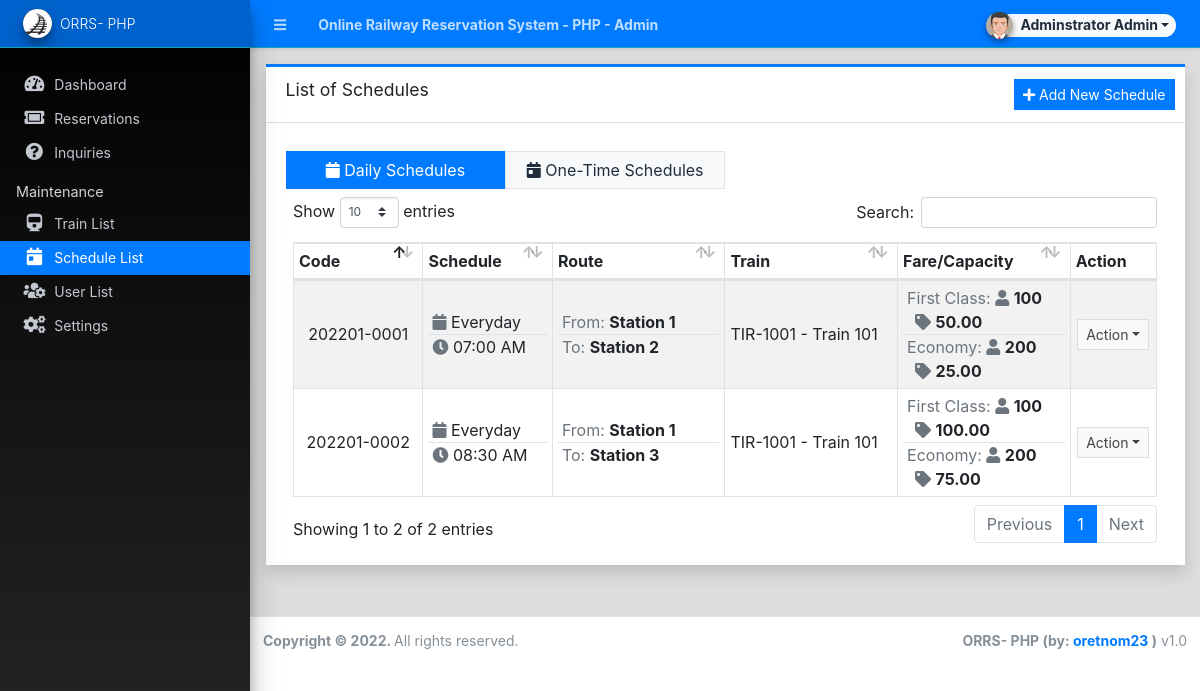
Page /admin/?page=schedules (signed in) on the earlier database version.
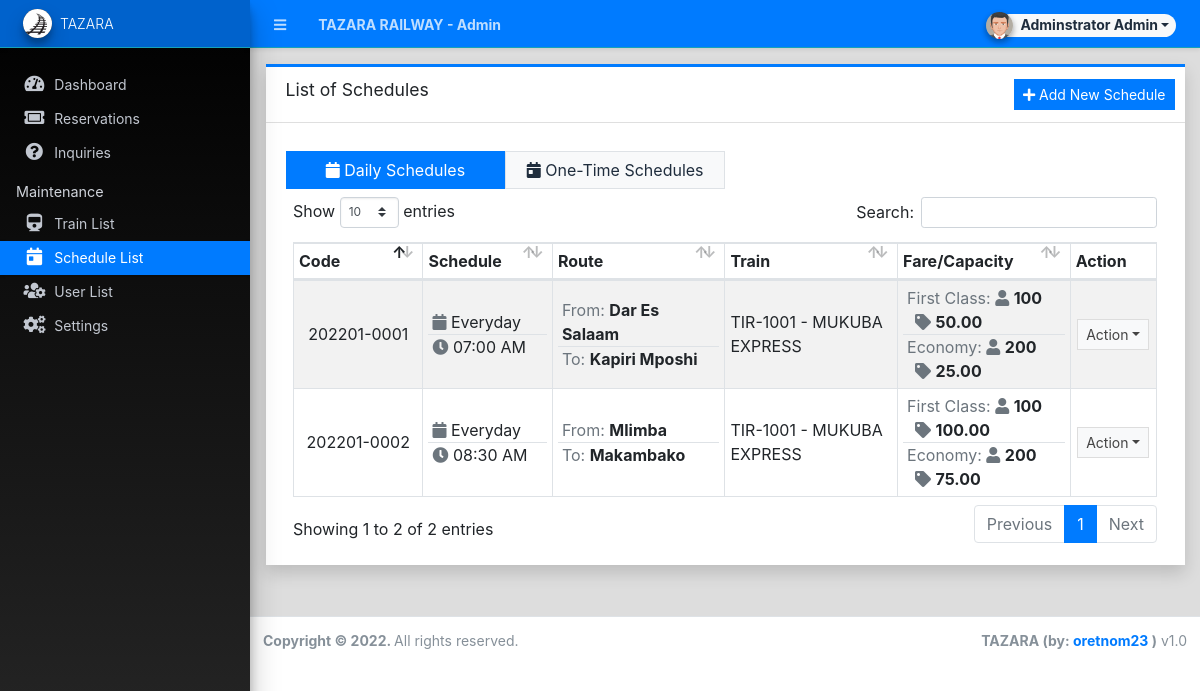
Same page on the later database version.
### tables this page shows
CREATE TABLE `schedule_list` (
  `id` int(30) NOT NULL,
  `code` varchar(100) NOT NULL,
  `train_id` int(30) NOT NULL,
  `route_from` text NOT NULL,
  `route_to` text NOT NULL,
  `type` tinyint(1) NOT NULL DEFAULT 1 COMMENT '1 = daily, 2= One-Time Schedule',
  `date_schedule` date DEFAULT NULL,
  `time_schedule` time NOT NULL,
  `first_class_fare` float NOT NULL DEFAULT 0,
  `economy_fare` float NOT NULL DEFAULT 0,
  `delete_flag` tinyint(1) NOT NULL DEFAULT 0,
  `date_created` datetime NOT NULL DEFAULT current_timestamp(),
  `date_updated` datetime DEFAULT NULL ON UPDATE current_timestamp(),
  `Payment` varchar(10) NOT NULL,
  `Payment No` int(10) DEFAULT NULL
);

### config.php (called while the page is built, shortened)
<?php
require_once('classes/DBConnection.php');
require_once('classes/SystemSettings.php');
function validate_image($file){
	if(!empty($file)){
        $ex = explode('?',$file);
        $file = $ex[0];
        $param =  isset($ex[1]) ? '?'.$ex[1]  : '';
		if(is_file(base_app.$file)){
			return base_url.$file.$param;
		}else{
			return base_url.'dist/img/no-image-available.png';
		}
	}else{
		return base_url.'dist/img/no-image-available.png';
	}
}
function isMobileDevice(){
    $aMobileUA = array(
        '/iphone/i' => 'iPhone',
        '/ipod/i' => 'iPod',
        '/ipad/i' => 'iPad',
        '/android/i' => 'Android',
        '/blackberry/i' => 'BlackBerry',
        '/webos/i' => 'Mobile'
    );
    return false;
}
?>

### classes/DBConnection.php (called while the page is built, shortened)
<?php
class DBConnection{
    private $host = DB_SERVER;
    private $username = DB_USERNAME;
    private $password = DB_PASSWORD;
    private $database = DB_NAME;
    public $conn;
    public function __construct(){
        if (!isset($this->conn)) {
            $this->conn = new mysqli($this->host, $this->username, $this->password, $this->database);
        }
    }
}
?>

### classes/SystemSettings.php (called while the page is built, shortened)
<?php
class SystemSettings extends DBConnection{
	function userdata($field = ''){
		if(!empty($field)){
			if(isset($_SESSION['userdata'][$field]))
				return $_SESSION['userdata'][$field];
			else
				return null;
		}else{
			return false;
		}
	}
	function info($field=''){
		if(!empty($field)){
			if(isset($_SESSION['system_info'][$field]))
				return $_SESSION['system_info'][$field];
			else
				return false;
		}else{
			return false;
		}
	}
}
$_settings = new SystemSettings();
?>

### admin/schedules/index.php (the view, shortened to what this page needs)
<?php
$type = isset($_GET['type']) ? $_GET['type'] : 1;
?>
<div class="card card-outline card-primary rounded-0 shadow">
	<div class="card-header">
		<h3 class="card-title">List of Schedules</h3>
		<div class="card-tools">
			<a href="javascript:void(0)" id="create_new" class="btn btn-flat btn-sm btn-primary"><span class="fas fa-plus"></span>  Add New Schedule</a>
		</div>
	</div>
	<div class="card-body">
        <div class="container-fluid">
			<div class="row my-2">
				<a href="./?page=schedules" class="btn btn-flat col-md-3 text-center <?= $type == 1 ? "btn-primary" : 'btn-light border' ?>"><i class="fa fa-calendar"></i> Daily Schedules</a>
				<a href="./?page=schedules&type=2" class="btn btn-flat col-md-3 text-center <?= $type == 2 ? "btn-primary" : 'btn-light border' ?>"><i class="fa fa-calendar-day"></i> One-Time Schedules</a>
			</div>
			<table class="table table-hover table-striped table-bordered">
				<colgroup>
					<col width="15%">
					<col width="15%">
					<col width="20%">
					<col width="20%">
					<col width="20%">
					<col width="10%">
				</colgroup>
				<thead>
					<tr>
						<th>Code</th>
						<th>Schedule</th>
						<th>Route</th>
						<th>Train</th>
						<th>Fare/Capacity</th>
						<th>Action</th>
					</tr>
				</thead>
				<tbody>
					<?php
						$trains = $conn->query("SELECT *,Concat(code,' - ',`name`) as train FROM `train_list` where id in (SELECT train_id FROM `schedule_list` where delete_flag = 0 and `type` = '{$type}')");
						$res = $trains->fetch_all(MYSQLI_ASSOC);
						$train_fcf_arr = array_column($res,'first_class_capacity','id');
						$train_ef_arr = array_column($res,'economy_capacity','id');
						$train_arr = array_column($res,'train','id');
						$qry = $conn->query("SELECT * from `schedule_list` where delete_flag = 0 and `type` = '{$type}' order by unix_timestamp(`date_created`) asc ");
						while($row = $qry->fetch_assoc()):
					?>
						<tr>
							<td class="text-center px-1"><?= $row['code'] ?></td>
							<td class="px-0">
								<?php if($row['type'] == 1): ?>
								<div class="px-1 border-bottom"><span class="text-muted fa fa-calendar"></span> Everyday</div>
								<?php else: ?>
								<div class="px-1 border-bottom"><span class="text-muted fa fa-calendar-day"></span> <?= date("M d, Y",strtotime($row['date_schedule'])) ?></div>
								<?php endif; ?>
								<div class="px-1"><span class="text-muted fa fa-clock"></span> <?= date("h:i A",strtotime($row['time_schedule'])) ?></div>
							</td>
							<td class="px-0">
								<div class="px-1 border-bottom"><span class="text-muted">From:</span> <b><?= $row['route_from'] ?></b></div>
								<div class="px-1"><span class="text-muted">To:</span> <b><?= $row['route_to'] ?></b></div>
							</td>
							<td class="px-1"><?php echo isset($train_arr[$row['train_id']]) ? $train_arr[$row['train_id']] : "N/A" ?></td>
							<td class="px-0">
								<div class="px-1 border-bottom"><span class="text-muted">First Class:</span> <span class="text-muted fa fa-user"></span> <b><?= isset($train_fcf_arr[$row['train_id']]) ? $train_fcf_arr[$row['train_id']] : 0 ?></b> <span class="text-muted ml-2 fa fa-tag"></span> <b><?= rtrim(number_format($row['first_class_fare'],2),'.') ?></b></div>
								<div class="px-1"><span class="text-muted">Economy:</span> <span class="text-muted fa fa-user"></span> <b><?= isset($train_ef_arr[$row['train_id']]) ? $train_ef_arr[$row['train_id']] : 0 ?></b> <span class="text-muted ml-2 fa fa-tag"></span> <b><?= rtrim(number_format($row['economy_fare'],2),'.') ?></b></div>
							</td>
							<td class="px-1" align="center">
								 <button type="button" class="btn btn-flat btn-default btn-sm dropdown-toggle dropdown-icon" data-toggle="dropdown">
				                  		Action
				                  </button>
							</td>
						</tr>
					<?php endwhile; ?>
				</tbody>
			</table>
		</div>
	</div>
</div>

### admin/index.php (shortened to what this page needs)
<?php require_once('../config.php'); ?>
 <!DOCTYPE html>
<html lang="en" class="" style="height: auto;">
<?php require_once('inc/header.php') ?>
  <body class="sidebar-mini layout-fixed control-sidebar-slide-open layout-navbar-fixed sidebar-mini-md sidebar-mini-xs" data-new-gr-c-s-check-loaded="14.991.0" data-gr-ext-installed="" style="height: auto;">
    <div class="wrapper">
     <?php require_once('inc/topBarNav.php') ?>
     <?php require_once('inc/navigation.php') ?>
     <?php $page = isset($_GET['page']) ? $_GET['page'] : 'home';  ?>
      <div class="content-wrapper pt-3" style="min-height: 567.854px;">
        <section class="content ">
          <div class="container-fluid">
            <?php
              if(!file_exists($page.".php") && !is_dir($page)){
                  include '404.html';
              }else{
                if(is_dir($page))
                  include $page.'/index.php';
                else
                  include $page.'.php';
              }
            ?>
          </div>
        </section>
      </div>
      <?php require_once('inc/footer.php') ?>
  </body>
</html>

### admin/inc/header.php (shortened to what this page needs)
<head>
    <link rel="stylesheet" href="<?php echo base_url ?>plugins/fontawesome-free/css/all.min.css">
    <link rel="stylesheet" href="<?php echo base_url ?>plugins/tempusdominus-bootstrap-4/css/tempusdominus-bootstrap-4.min.css">
  <link rel="stylesheet" href="<?php echo base_url ?>plugins/datatables-bs4/css/dataTables.bootstrap4.min.css">
  <link rel="stylesheet" href="<?php echo base_url ?>plugins/datatables-responsive/css/responsive.bootstrap4.min.css">
  <link rel="stylesheet" href="<?php echo base_url ?>plugins/datatables-buttons/css/buttons.bootstrap4.min.css">
  <link rel="stylesheet" href="<?php echo base_url ?>plugins/select2/css/select2.min.css">
  <link rel="stylesheet" href="<?php echo base_url ?>plugins/select2-bootstrap4-theme/select2-bootstrap4.min.css">
    <link rel="stylesheet" href="<?php echo base_url ?>plugins/icheck-bootstrap/icheck-bootstrap.min.css">
    <link rel="stylesheet" href="<?php echo base_url ?>plugins/jqvmap/jqvmap.min.css">
    <link rel="stylesheet" href="<?php echo base_url ?>plugins/fullcalendar/main.css">
    <link rel="stylesheet" href="<?php echo base_url ?>dist/css/adminlte.css">
    <link rel="stylesheet" href="<?php echo base_url ?>dist/css/custom.css">
    <link rel="stylesheet" href="<?php echo base_url ?>plugins/overlayScrollbars/css/OverlayScrollbars.min.css">
    <link rel="stylesheet" href="<?php echo base_url ?>plugins/daterangepicker/daterangepicker.css">
    <link rel="stylesheet" href="<?php echo base_url ?>plugins/summernote/summernote-bs4.min.css">
  <link rel="stylesheet" href="<?php echo base_url ?>plugins/sweetalert2-theme-bootstrap-4/bootstrap-4.min.css">
  </head>

### admin/inc/topBarNav.php (shortened to what this page needs)
<nav class="main-header navbar navbar-expand navbar-dark border  border-info border-top-0  border-left-0 border-right-0 text-sm shadow-sm bg-primary">
  <ul class="navbar-nav">
    <li class="nav-item">
    <a class="nav-link" data-widget="pushmenu" href="#" role="button"><i class="fas fa-bars"></i></a>
    </li>
    <li class="nav-item d-none d-sm-inline-block">
      <a href="<?php echo base_url ?>" class="nav-link"><b><?php echo (!isMobileDevice()) ? $_settings->info('name'):$_settings->info('short_name'); ?> - Admin</b></a>
    </li>
  </ul>
  <ul class="navbar-nav ml-auto">
    <li class="nav-item">
      <div class="btn-group nav-link">
            <button type="button" class="btn btn-rounded badge badge-light dropdown-toggle dropdown-icon" data-toggle="dropdown">
              <span><img src="<?php echo validate_image($_settings->userdata('avatar')) ?>" class="img-circle elevation-2 user-img" alt="User Image"></span>
              <span class="ml-3"><?php echo ucwords($_settings->userdata('firstname').' '.$_settings->userdata('lastname')) ?></span>
            </button>
        </div>
    </li>
  </ul>
</nav>

### admin/inc/navigation.php (shortened to what this page needs)
<aside class="main-sidebar sidebar-dark-primary elevation-4 sidebar-no-expand bg-gradient-black">
  <a href="<?php echo base_url ?>admin" class="brand-link bg-transparent text-sm border-info shadow-sm bg-primary">
  <img src="<?php echo validate_image($_settings->info('logo'))?>" alt="Store Logo" class="brand-image img-circle elevation-3 bg-black" style="width: 1.8rem;height: 1.8rem;max-height: unset;object-fit:scale-down;object-position:center center">
  <span class="brand-text font-weight-light"><?php echo $_settings->info('short_name') ?></span>
  </a>
  <div class="sidebar os-host os-theme-light os-host-overflow os-host-overflow-y os-host-resize-disabled os-host-transition os-host-scrollbar-horizontal-hidden">
    <div class="os-content-glue" style="margin: 0px -8px; width: 249px; height: 646px;"></div>
    <div class="os-padding">
      <div class="os-viewport os-viewport-native-scrollbars-invisible" style="overflow-y: scroll;">
        <div class="os-content" style="padding: 0px 8px; height: 100%; width: 100%;">
          <nav class="mt-4">
             <ul class="nav nav-pills nav-sidebar flex-column text-sm nav-compact nav-flat nav-child-indent nav-collapse-hide-child" data-widget="treeview" role="menu" data-accordion="false">
              <li class="nav-item dropdown">
                <a href="./" class="nav-link nav-home">
                  <i class="nav-icon fas fa-tachometer-alt"></i>
                  <p>
                    Dashboard
                  </p>
                </a>
              </li>
              <li class="nav-item">
                <a href="<?php echo base_url ?>admin/?page=reservations" class="nav-link nav-reservations">
                  <i class="nav-icon fas fa-ticket-alt"></i>
                  <p>
                    Reservations
                  </p>
                </a>
              </li>
              <li class="nav-item">
                <a href="<?php echo base_url ?>admin/?page=inquiries" class="nav-link nav-inquiries">
                  <i class="nav-icon fas fa-question-circle"></i>
                  <p>
                    Inquiries
                  </p>
                </a>
              </li>
              <?php if($_settings->userdata('type') == 1): ?>
              <li class="nav-header">Maintenance</li>
              <li class="nav-item dropdown">
                <a href="<?php echo base_url ?>admin/?page=trains" class="nav-link nav-trains">
                  <i class="nav-icon fas fa-train"></i>
                  <p>
                    Train List
                  </p>
                </a>
              </li>
              <li class="nav-item dropdown">
                <a href="<?php echo base_url ?>admin/?page=schedules" class="nav-link nav-schedules">
                  <i class="nav-icon fas fa-calendar-day"></i>
                  <p>
                    Schedule List
                  </p>
                </a>
              </li>
              <li class="nav-item dropdown">
                <a href="<?php echo base_url ?>admin/?page=user/list" class="nav-link nav-user_list">
                  <i class="nav-icon fas fa-users-cog"></i>
                  <p>
                    User List
                  </p>
                </a>
              </li>
              <li class="nav-item dropdown">
                <a href="<?php echo base_url ?>admin/?page=system_info" class="nav-link nav-system_info">
                  <i class="nav-icon fas fa-cogs"></i>
                  <p>
                    Settings
                  </p>
                </a>
              </li>
              <?php endif; ?>
            </ul>
          </nav>
        </div>
      </div>
    </div>
  </div>
</aside>

### admin/inc/footer.php (shortened to what this page needs)
<footer class="main-footer text-sm">
        <strong>Copyright © <?php echo date('Y') ?>.
        </strong>
        All rights reserved.
        <div class="float-right d-none d-sm-inline-block">
          <b><?php echo $_settings->info('short_name') ?> (by: <a href="mailto:oretnom23@gmail.com" target="blank">oretnom23</a> )</b> v1.0
        </div>
      </footer>
    </div>

### admin/inc/topBarNav.php (style rules this page uses)
.user-img { position: absolute; height: 27px; width: 27px; object-fit: cover; left: -7%; top: -12%; }
.btn-rounded { border-radius: 50px; }

Differences in the rows shown:
changed schedule_list "07:00 AM": route_from "Station 1" → "Dar Es Salaam"; route_to "Station 2" → "Kapiri Mposhi"; train "TIR-1001 - Train 101" → "TIR-1001 - MUKUBA EXPRESS"
changed schedule_list "08:30 AM": route_from "Station 1" → "Mlimba"; route_to "Station 3" → "Makambako"; train "TIR-1001 - Train 101" → "TIR-1001 - MUKUBA EXPRESS"
Other differences:
$_settings->info('name'): "Online Railway Reservation System - PHP" → "TAZARA RAILWAY"
$_settings->info('short_name'): "ORRS- PHP" → "TAZARA"
